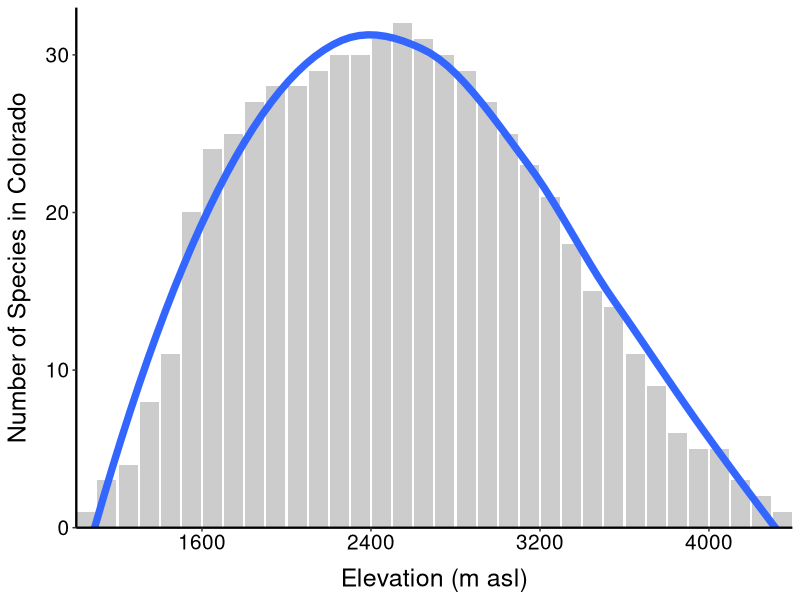
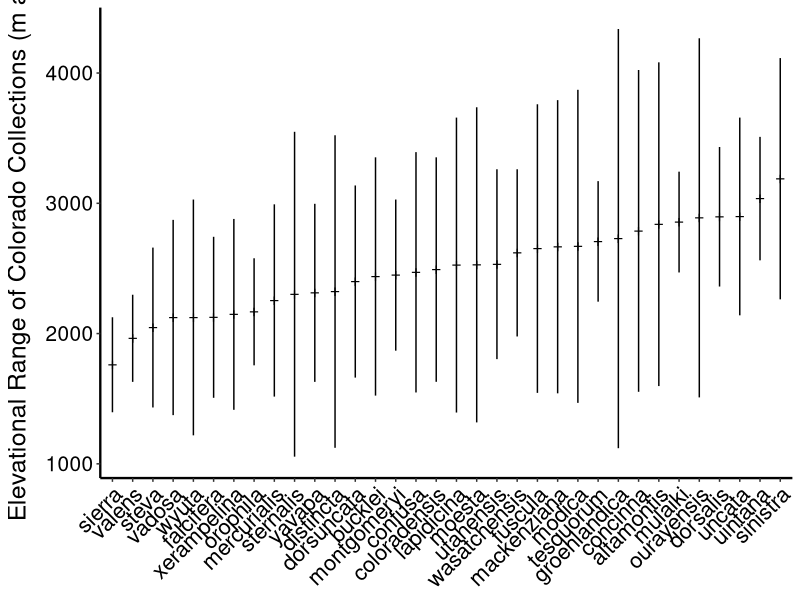
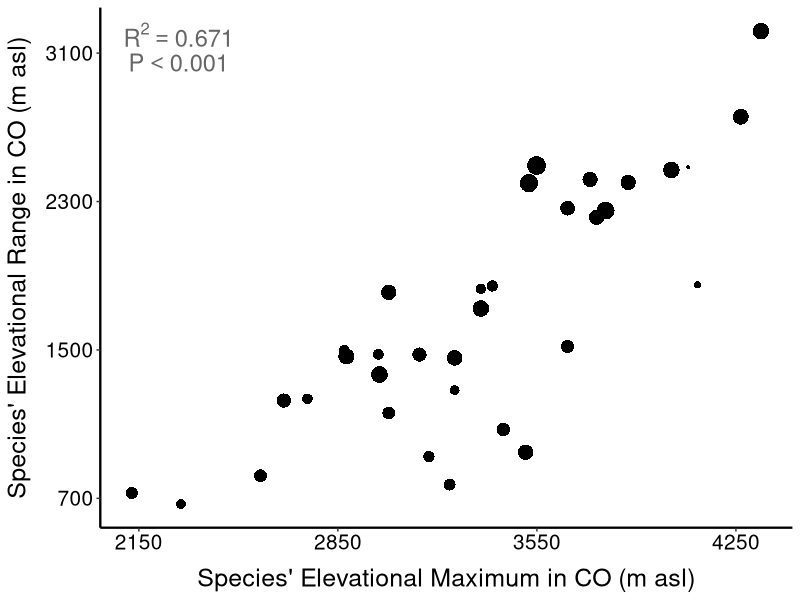
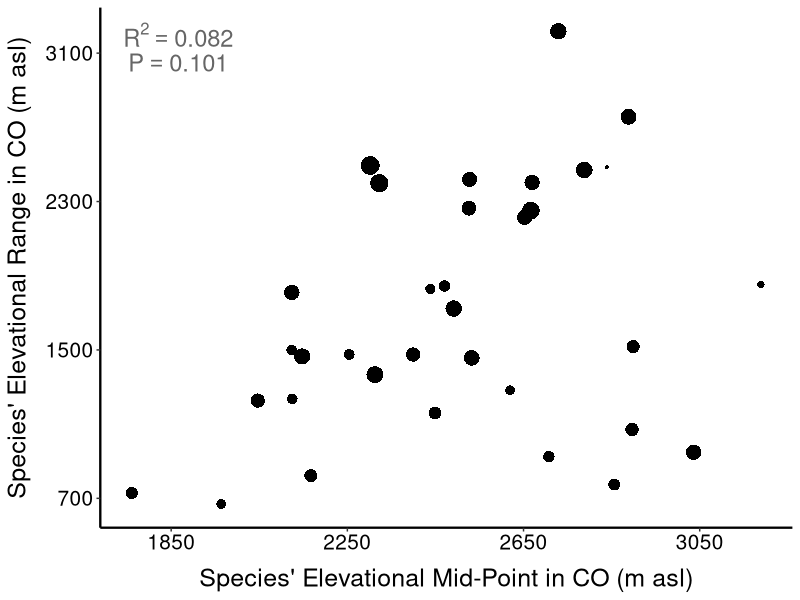
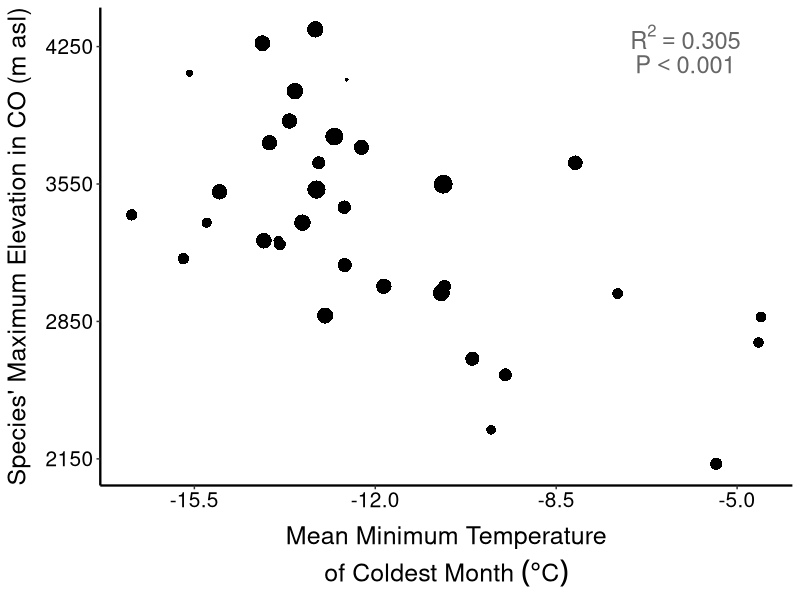
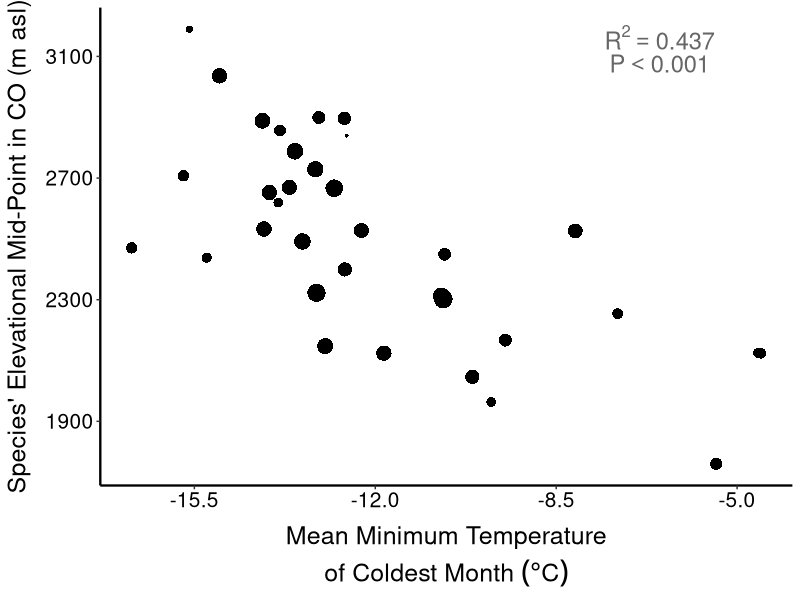
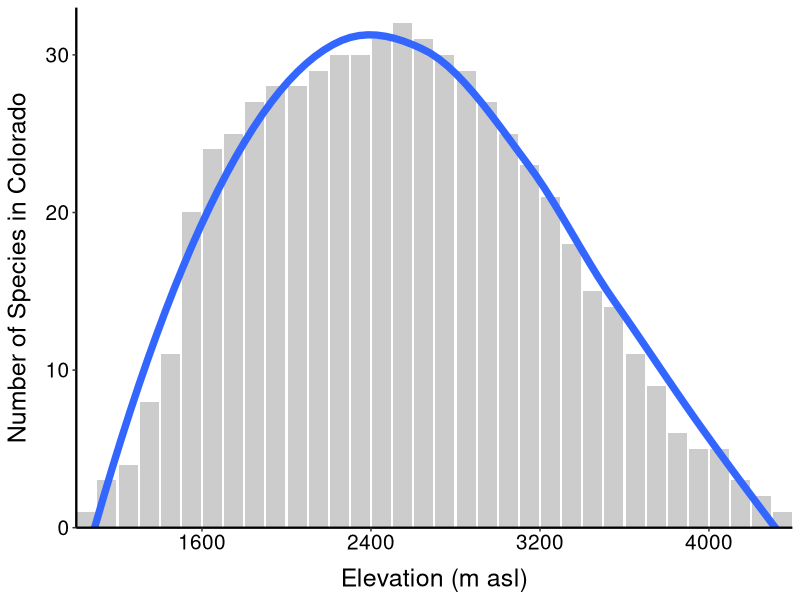
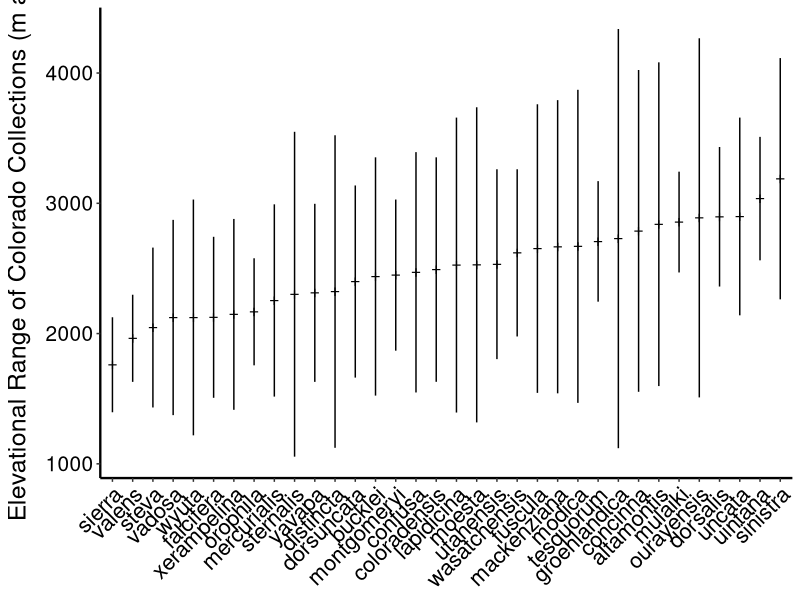

These figures' R source, in order:

sp.dat <- read.csv('cleaned.pards.co.elev.csv')


library(car)
library(MASS)
library(ggplot2)


#### Elevational distributions


mean(sp.dat$co.max.elev) # mean maximum elevation = 3343.765
median(sp.dat$co.max.elev) # medium maximum elevation = 3353
sd(sp.dat$co.max.elev) # standard deviation of maximum elevation = 537.3442
range(sp.dat$co.max.elev) # range of maximum elevations = 2125 4338

mean(sp.dat$co.mid.elev) # mean mid elevation = 2497.662
median(sp.dat$co.mid.elev) # median mid elevation = 2508.75
sd(sp.dat$co.mid.elev) # standard deviation of mid elevation = 331.6238
range(sp.dat$co.mid.elev) # range of mid elevations = 1760.5 3189.0

mean(sp.dat$co.elev.breadth) # mean maximum elevation = 1692.206
median(sp.dat$co.elev.breadth) # medium maximum elevation = 1508.5
sd(sp.dat$co.elev.breadth) # standard deviation of maximum elevation = 656.4158
range(sp.dat$co.elev.breadth) # range of maximum elevations = 669 3218


#### make a graph of # of species collected across elevations in CO. Use 100 m windows 

### first, calculate species richness per 100 m elevational window

##for each 100 m band, does each species occur in it
band.1000.1100 <- ifelse(sp.dat$co.min.elev < 1100 & sp.dat$co.max.elev > 1000, 1, 0)
band.1100.1200 <- ifelse(sp.dat$co.min.elev < 1200 & sp.dat$co.max.elev > 1100, 1, 0)
band.1200.1300 <- ifelse(sp.dat$co.min.elev < 1300 & sp.dat$co.max.elev > 1200, 1, 0)
band.1300.1400 <- ifelse(sp.dat$co.min.elev < 1400 & sp.dat$co.max.elev > 1300, 1, 0)
band.1400.1500 <- ifelse(sp.dat$co.min.elev < 1500 & sp.dat$co.max.elev > 1400, 1, 0)
band.1500.1600 <- ifelse(sp.dat$co.min.elev < 1600 & sp.dat$co.max.elev > 1500, 1, 0)
band.1600.1700 <- ifelse(sp.dat$co.min.elev < 1700 & sp.dat$co.max.elev > 1600, 1, 0)
band.1700.1800 <- ifelse(sp.dat$co.min.elev < 1800 & sp.dat$co.max.elev > 1700, 1, 0)
band.1800.1900 <- ifelse(sp.dat$co.min.elev < 1900 & sp.dat$co.max.elev > 1800, 1, 0)
band.1900.2000 <- ifelse(sp.dat$co.min.elev < 2000 & sp.dat$co.max.elev > 1900, 1, 0)
band.2000.2100 <- ifelse(sp.dat$co.min.elev < 2100 & sp.dat$co.max.elev > 2000, 1, 0)
band.2100.2200 <- ifelse(sp.dat$co.min.elev < 2200 & sp.dat$co.max.elev > 2100, 1, 0)
band.2200.2300 <- ifelse(sp.dat$co.min.elev < 2300 & sp.dat$co.max.elev > 2200, 1, 0)
band.2300.2400 <- ifelse(sp.dat$co.min.elev < 2400 & sp.dat$co.max.elev > 2300, 1, 0)
band.2400.2500 <- ifelse(sp.dat$co.min.elev < 2500 & sp.dat$co.max.elev > 2400, 1, 0)
band.2500.2600 <- ifelse(sp.dat$co.min.elev < 2600 & sp.dat$co.max.elev > 2500, 1, 0)
band.2600.2700 <- ifelse(sp.dat$co.min.elev < 2700 & sp.dat$co.max.elev > 2600, 1, 0)
band.2700.2800 <- ifelse(sp.dat$co.min.elev < 2800 & sp.dat$co.max.elev > 2700, 1, 0)
band.2800.2900 <- ifelse(sp.dat$co.min.elev < 2900 & sp.dat$co.max.elev > 2800, 1, 0)
band.2900.3000 <- ifelse(sp.dat$co.min.elev < 3000 & sp.dat$co.max.elev > 2900, 1, 0)
band.3000.3100 <- ifelse(sp.dat$co.min.elev < 3100 & sp.dat$co.max.elev > 3000, 1, 0)
band.3100.3200 <- ifelse(sp.dat$co.min.elev < 3200 & sp.dat$co.max.elev > 3100, 1, 0)
band.3200.3300 <- ifelse(sp.dat$co.min.elev < 3300 & sp.dat$co.max.elev > 3200, 1, 0)
band.3300.3400 <- ifelse(sp.dat$co.min.elev < 3400 & sp.dat$co.max.elev > 3300, 1, 0)
band.3400.3500 <- ifelse(sp.dat$co.min.elev < 3500 & sp.dat$co.max.elev > 3400, 1, 0)
band.3500.3600 <- ifelse(sp.dat$co.min.elev < 3600 & sp.dat$co.max.elev > 3500, 1, 0)
band.3600.3700 <- ifelse(sp.dat$co.min.elev < 3700 & sp.dat$co.max.elev > 3600, 1, 0)
band.3700.3800 <- ifelse(sp.dat$co.min.elev < 3800 & sp.dat$co.max.elev > 3700, 1, 0)
band.3800.3900 <- ifelse(sp.dat$co.min.elev < 3900 & sp.dat$co.max.elev > 3800, 1, 0)
band.3900.4000 <- ifelse(sp.dat$co.min.elev < 4000 & sp.dat$co.max.elev > 3900, 1, 0)
band.4000.4100 <- ifelse(sp.dat$co.min.elev < 4100 & sp.dat$co.max.elev > 4000, 1, 0)
band.4100.4200 <- ifelse(sp.dat$co.min.elev < 4200 & sp.dat$co.max.elev > 4100, 1, 0)
band.4200.4300 <- ifelse(sp.dat$co.min.elev < 4300 & sp.dat$co.max.elev > 4200, 1, 0)
band.4300.4400 <- ifelse(sp.dat$co.min.elev < 4400 & sp.dat$co.max.elev > 4300, 1, 0)

## make dataframe that combines the presence/absence for each species within the elevational windows
rich.dat <- data.frame(rbind(band.1000.1100,band.1100.1200,band.1200.1300,band.1300.1400,band.1400.1500,band.1500.1600,band.1600.1700,band.1700.1800,band.1800.1900,band.1900.2000,band.2000.2100,band.2100.2200,band.2200.2300,band.2300.2400,band.2400.2500,band.2500.2600,band.2600.2700,band.2700.2800,band.2800.2900,band.2900.3000,band.3000.3100,band.3100.3200,band.3200.3300,band.3300.3400,band.3400.3500,band.3500.3600,band.3600.3700,band.3700.3800,band.3800.3900,band.3900.4000,band.4000.4100,band.4100.4200,band.4200.4300,band.4300.4400))

## sum the rows to calculate species richness within each elevational window
rich.dat$richness <- rowSums(rich.dat)
rich.dat$elev <-seq(1050,4350, by = 100)
head(rich.dat)

## which elevation is species richness highest
rich.dat[which(rich.dat$richness==max(rich.dat$richness)),] # elevational band from 2500 to 2600 has highest spp richness

## make graph. bars for each 100 m elevational window and a smoothed line to show the general trend
pards.rich.plot <- 
ggplot(data = rich.dat, aes(x = elev, y = richness)) + 
geom_bar(stat = 'identity', fill = '#CCCCCC') +
geom_smooth(method = 'loess', fill = 'cornflowerblue', se = FALSE, size = 2.5) +
coord_cartesian(ylim = c(0,33), expand = FALSE) +
scale_x_continuous(breaks = c(1600, 2400, 3200, 4000)) +
labs(x = 'Elevation (m asl)', y = 'Number of Species in Colorado')

bgrd =
theme(axis.text = element_text(color="Black"),
axis.title.x = element_text(face = "plain", size = 18, margin = margin(t = 10)), 
axis.text.x = element_text(size = 15),
axis.title.y = element_text(face = "plain", size = 18, margin = margin(r = 10)), 
axis.text.y = element_text(size = 15),
panel.background = element_rect(fill = "White"),
panel.grid.minor=element_blank(), panel.grid.major=element_blank(),
axis.line.x = element_line(linetype = 'solid', color = 'black', size = 0.8),
axis.line.y = element_line(linetype = 'solid', color = 'black', size = 0.8),
legend.key = element_rect(fill = 'white')) 

pards.rich.fig <- pards.rich.plot + bgrd
pards.rich.fig

png('pards.richness.elev.png', height = 7, width = 6, units = 'in', res = 600)
print(pards.rich.fig)
dev.off()




##### make a graph of species' elevational ranges

binom.vec <- strsplit(sp.dat$binom, split = " ", fixed = FALSE)
binom.mat <- matrix(unlist(binom.vec), ncol = 2, byrow=T)

sp.dat$species <- binom.mat[,2]

## graph 
pards.el.br.plot <- 
ggplot(data = sp.dat, aes(x = reorder(species, co.mid.elev), y = co.mid.elev)) +
geom_errorbar(aes(x = reorder(species, co.mid.elev), ymax = co.max.elev, ymin = co.min.elev), width = 0) +
geom_point(size = 4, shape = '+', aes(x = reorder(species, co.mid.elev))) +
labs(y = 'Elevational Range of Colorado Collections (m asl)') 

bgrd01 =
theme(axis.text = element_text(color="Black"),
axis.title.x = element_blank(), 
axis.text.x = element_text(size = 16, angle = 45, hjust = 1, vjust = 1),
axis.title.y = element_text(face = "plain", size = 18, margin = margin(r = 10)), 
axis.text.y = element_text(size = 15),
panel.background = element_rect(fill = "White"),
panel.grid.minor=element_blank(), panel.grid.major=element_blank(),
axis.line.x = element_line(linetype = 'solid', color = 'black', size = 0.8),
axis.line.y = element_line(linetype = 'solid', color = 'black', size = 0.8),
legend.key = element_rect(fill = 'white')) 

pards.el.br.fig <- pards.el.br.plot + bgrd01
pards.el.br.fig

png('pards.elev.breadth.png', height = 7, width = 8, units = 'in', res = 600)
print(pards.el.br.fig)
dev.off()


### correlation between elevational range and sample size

cor.test(log(sp.dat$co.elev.breadth), log(sp.dat$CO.sample.size))
# data:  log(sp.dat$co.elev.breadth) and log(sp.dat$CO.sample.size)
# t = 2.8625, df = 32, p-value = 0.007355
# alternative hypothesis: true correlation is not equal to 0
# 95 percent confidence interval:
 # 0.1337592 0.6850697
# sample estimates:
      # cor 
# 0.4515022 



##### are species collected in narrow elevational bands?
### if species occupy narrow elevational bands, then we should find no relationship between elevational breadth and max elev or mid elev

## weighted regression for max elevation to decrease influence of points with small sample sizes
mod01 <- lm(co.elev.breadth ~ co.max.elev, data = sp.dat, weights = log(CO.sample.size))
summary(mod01)
# Call:
# lm(formula = co.elev.breadth ~ co.max.elev, data = sp.dat, weights = log(CO.sample.size))

# Weighted Residuals:
     # Min       1Q   Median       3Q      Max 
# -1977.84  -347.47    73.73   388.20  1317.70 

# Coefficients:
              # Estimate Std. Error t value Pr(>|t|)    
# (Intercept) -1808.0201   450.8547  -4.010  0.00034 ***
# co.max.elev     1.0610     0.1314   8.072 3.23e-09 ***
# ---
# Signif. codes:  0 ‘***’ 0.001 ‘**’ 0.01 ‘*’ 0.05 ‘.’ 0.1 ‘ ’ 1

# Residual standard error: 731.8 on 32 degrees of freedom
# Multiple R-squared:  0.6707,	Adjusted R-squared:  0.6604 
# F-statistic: 65.16 on 1 and 32 DF,  p-value: 3.229e-09

##unweighted regression for max elevation
mod01b <- lm(co.elev.breadth ~ co.max.elev, data = sp.dat)
summary(mod01b)

# Call:
# lm(formula = co.elev.breadth ~ co.max.elev, data = sp.dat)

# Residuals:
   # Min     1Q Median     3Q    Max 
# -909.1 -142.4  106.9  228.0  598.2 

# Coefficients:
              # Estimate Std. Error t value Pr(>|t|)    
# (Intercept) -1625.4571   426.4812  -3.811 0.000593 ***
# co.max.elev     0.9922     0.1260   7.876 5.49e-09 ***
# ---
# Signif. codes:  0 ‘***’ 0.001 ‘**’ 0.01 ‘*’ 0.05 ‘.’ 0.1 ‘ ’ 1

# Residual standard error: 388.9 on 32 degrees of freedom
# Multiple R-squared:  0.6597,	Adjusted R-squared:  0.6491 
# F-statistic: 62.03 on 1 and 32 DF,  p-value: 5.494e-09

## weighted regression for mid elevation to decrease influence of points with small sample sizes
mod02 <- lm(co.elev.breadth ~ co.mid.elev, data = sp.dat, weights = log(CO.sample.size))
summary(mod02)

# Call:
# lm(formula = co.elev.breadth ~ co.mid.elev, data = sp.dat, weights = log(CO.sample.size))

# Weighted Residuals:
    # Min      1Q  Median      3Q     Max 
# -2404.3  -908.7  -245.0   783.9  2773.5 

# Coefficients:
            # Estimate Std. Error t value Pr(>|t|)
# (Intercept) 247.6889   921.7955   0.269    0.790
# co.mid.elev   0.6183     0.3665   1.687    0.101

# Residual standard error: 1222 on 32 degrees of freedom
# Multiple R-squared:  0.08168,	Adjusted R-squared:  0.05298 
# F-statistic: 2.846 on 1 and 32 DF,  p-value: 0.1013

## unweighted regression for mid elevation
mod02b <- lm(co.elev.breadth ~ co.mid.elev, data = sp.dat)
summary(mod02b)

# Call:
# lm(formula = co.elev.breadth ~ co.mid.elev, data = sp.dat)

# Residuals:
    # Min      1Q  Median      3Q     Max 
# -1149.7  -473.6   -29.9   527.5  1376.3 

# Coefficients:
            # Estimate Std. Error t value Pr(>|t|)  
# (Intercept)  78.7028   833.1437   0.094   0.9253  
# co.mid.elev   0.6460     0.3308   1.953   0.0596 .
# ---
# Signif. codes:  0 ‘***’ 0.001 ‘**’ 0.01 ‘*’ 0.05 ‘.’ 0.1 ‘ ’ 1

# Residual standard error: 630.1 on 32 degrees of freedom
# Multiple R-squared:  0.1065,	Adjusted R-squared:  0.07859 
# F-statistic: 3.815 on 1 and 32 DF,  p-value: 0.05959


### figure to look at whether species with higher max elevations tend to have wider elevational ranges

pards.max.band.plot <- 
ggplot(data = sp.dat, aes(x = co.max.elev, y = co.elev.breadth)) +
geom_point(shape = 16, aes(size = log(CO.sample.size)), show.legend = FALSE) +
scale_x_continuous(breaks = c(2150, 2850, 3550, 4250)) +
scale_y_continuous(breaks = c(700, 1500, 2300, 3100)) +
annotate(geom = "text", x = 2290, y = 3200, parse = TRUE, label = paste("R^2==0.671"), color = '#666666', size = 6) +
annotate(geom = "text", x = 2290, y = 3050, parse = TRUE, label = paste("P<0.001"), color = '#666666', size = 6) +
labs(x = "Species' Elevational Maximum in CO (m asl)", y = "Species' Elevational Range in CO (m asl)")

bgrd02 =
theme(axis.text = element_text(color="Black"),
axis.title.x = element_text(face = "plain", size = 18, margin = margin(t = 10)), 
axis.text.x = element_text(size = 15),
axis.title.y = element_text(face = "plain", size = 18, margin = margin(r = 10)), 
axis.text.y = element_text(size = 15),
panel.background = element_rect(fill = "White"),
panel.grid.minor=element_blank(), panel.grid.major=element_blank(),
axis.line.x = element_line(linetype = 'solid', color = 'black', size = 0.8),
axis.line.y = element_line(linetype = 'solid', color = 'black', size = 0.8),
legend.key = element_rect(fill = 'white')) 

pards.max.band.fig <- pards.max.band.plot + bgrd02
pards.max.band.fig

png('pards.max.elev.breadth.png', height = 7, width = 7, units = 'in', res = 600)
print(pards.max.band.fig)
dev.off()


### figure to look at whether species with higher elevational mid-points tend to have wider elevational ranges
pards.mid.band.plot <- 
ggplot(data = sp.dat, aes(x = co.mid.elev, y = co.elev.breadth)) +
geom_point(shape = 16, aes(size = log(CO.sample.size)), show.legend = FALSE) +
scale_x_continuous(breaks = c(1850, 2250, 2650, 3050)) +
scale_y_continuous(breaks = c(700, 1500, 2300, 3100)) +
annotate(geom = "text", x = 1866, y = 3200, parse = TRUE, label = paste("R^2==0.082"), color = '#666666', size = 6) + 
annotate(geom = "text", x = 1866, y = 3050, parse = TRUE, label = paste("P==0.101"), color = '#666666', size = 6) + 
labs(x = "Species' Elevational Mid-Point in CO (m asl)", y = "Species' Elevational Range in CO (m asl)")

pards.mid.band.fig <- pards.mid.band.plot + bgrd02
pards.mid.band.fig

png('pards.mid.elev.breadth.png', height = 7, width = 7, units = 'in', res = 600)
print(pards.mid.band.fig)
dev.off()




##### are cold-adapted species most living at higher elevations? are warm-adapted speciees mostly living at lower elevations?

### Are species with higher elevational maxima those that tend to live in colder parts of NA?

## max elevation as a function of min temp of coldest month
max06 <- lm(sp.dat$co.max.elev ~ sp.dat$pam.bio6, data = sp.dat, weights = log(CO.sample.size))
summary(max06)

# Call:
# lm(formula = sp.dat$co.max.elev ~ sp.dat$pam.bio6, data = sp.dat, 
    # weights = log(CO.sample.size))

# Weighted Residuals:
    # Min      1Q  Median      3Q     Max 
# -1270.5  -650.6  -189.9   598.2  1812.2 

# Coefficients:
                # Estimate Std. Error t value Pr(>|t|)    
# (Intercept)     2120.358    347.307   6.105 8.01e-07 ***
# sp.dat$pam.bio6  -10.481      2.794  -3.751 0.000701 ***
# ---
# Signif. codes:  0 ‘***’ 0.001 ‘**’ 0.01 ‘*’ 0.05 ‘.’ 0.1 ‘ ’ 1

# Residual standard error: 820.3 on 32 degrees of freedom
# Multiple R-squared:  0.3054,	Adjusted R-squared:  0.2837 
# F-statistic: 14.07 on 1 and 32 DF,  p-value: 0.0007013


## using mean bio6 across collection locations

max.occ <- lm(sp.dat$co.max.elev ~ sp.dat$occ.bio6, data = sp.dat, weights = log(CO.sample.size))
summary(max.occ)

# Call:
# lm(formula = sp.dat$co.max.elev ~ sp.dat$occ.bio6, data = sp.dat, 
    # weights = log(CO.sample.size))

# Weighted Residuals:
    # Min      1Q  Median      3Q     Max 
# -1486.3  -650.7  -298.6   661.6  1756.0 

# Coefficients:
                # Estimate Std. Error t value Pr(>|t|)   
# (Intercept)     1849.080    558.612   3.310  0.00232 **
# sp.dat$occ.bio6  -10.837      3.881  -2.792  0.00876 **
# ---
# Signif. codes:  0 ‘***’ 0.001 ‘**’ 0.01 ‘*’ 0.05 ‘.’ 0.1 ‘ ’ 1

# Residual standard error: 882.6 on 32 degrees of freedom
# Multiple R-squared:  0.1959,	Adjusted R-squared:  0.1708 
# F-statistic: 7.796 on 1 and 32 DF,  p-value: 0.008762

### anyway you cut it, the answer is absolutely: yes!


# relationship between MAT across species range and the maximum elevation at which it was collected in CO
bio6.max.elev.plot <-
ggplot(data = sp.dat, aes(x = pam.bio6/10, y = co.max.elev)) +
geom_point(shape = 16, aes(size = log(CO.sample.size)), show.legend = FALSE) +
scale_y_continuous(breaks = c(2150, 2850, 3550, 4250)) +
scale_x_continuous(breaks = c(-15.5, -12.0, -8.5, -5.0)) +
annotate(geom = 'text', x = -6, y = 4300, parse = TRUE, label = paste("R^2==0.305"), color = '#666666', size = 6) +
annotate(geom = 'text', x = -6, y = 4160, parse = TRUE, label = paste("P<0.001"), color = '#666666', size = 6) +
xlab(label = expression(atop('Mean Minimum Temperature', paste('of Coldest Month '(degree*C))))) + 
ylab(label = "Species' Maximum Elevation in CO (m asl)")

bio6.max.elev.fig <- bio6.max.elev.plot + bgrd02
bio6.max.elev.fig

png('BIO6.max.elev.png', width = 7, height = 7, units = 'in', res = 600)
print(bio6.max.elev.fig)
dev.off()



### Are species with higher elevational midpoints those that tend to live in colder parts of NA?


mid06 <- lm(sp.dat$co.mid.elev ~ sp.dat$pam.bio6, data = sp.dat, weights = log(CO.sample.size))
summary(mid06)

# Call:
# lm(formula = sp.dat$co.mid.elev ~ sp.dat$pam.bio6, data = sp.dat, 
    # weights = log(CO.sample.size))

# Weighted Residuals:
    # Min      1Q  Median      3Q     Max 
# -872.28 -247.35   33.59  359.15  662.83 

# Coefficients:
                # Estimate Std. Error t value Pr(>|t|)    
# (Intercept)     1585.841    187.312   8.466 1.13e-09 ***
# sp.dat$pam.bio6   -7.505      1.507  -4.980 2.11e-05 ***
# ---
# Signif. codes:  0 ‘***’ 0.001 ‘**’ 0.01 ‘*’ 0.05 ‘.’ 0.1 ‘ ’ 1

# Residual standard error: 442.4 on 32 degrees of freedom
# Multiple R-squared:  0.4366,	Adjusted R-squared:  0.419 
# F-statistic:  24.8 on 1 and 32 DF,  p-value: 2.105e-05


mid.occ <- lm(sp.dat$co.mid.elev ~ sp.dat$occ.bio6, data = sp.dat, weights = log(CO.sample.size))
summary(mid.occ)

# Call:
# lm(formula = sp.dat$co.mid.elev ~ sp.dat$occ.bio6, data = sp.dat, 
    # weights = log(CO.sample.size))

# Weighted Residuals:
    # Min      1Q  Median      3Q     Max 
# -643.90 -302.98  -44.57  219.76  822.00 

# Coefficients:
                # Estimate Std. Error t value Pr(>|t|)    
# (Intercept)      995.371    259.299   3.839  0.00055 ***
# sp.dat$occ.bio6  -10.542      1.802  -5.851 1.67e-06 ***
# ---
# Signif. codes:  0 ‘***’ 0.001 ‘**’ 0.01 ‘*’ 0.05 ‘.’ 0.1 ‘ ’ 1

# Residual standard error: 409.7 on 32 degrees of freedom
# Multiple R-squared:  0.5169,	Adjusted R-squared:  0.5018 
# F-statistic: 34.24 on 1 and 32 DF,  p-value: 1.67e-06



# also yes!


bio6.mid.elev.plot <-
ggplot(data = sp.dat, aes(x = pam.bio6/10, y = co.mid.elev)) +
geom_point(shape = 16, aes(size = log(CO.sample.size)), show.legend = FALSE) +
scale_y_continuous(breaks = c(1900, 2300, 2700, 3100)) +
scale_x_continuous(breaks = c(-15.5, -12.0, -8.5, -5.0)) +
annotate(geom = 'text', x = -6.5, y = 3163, parse = TRUE, label = paste("R^2==0.437"), color = '#666666', size = 6) +
annotate(geom = 'text', x = -6.5, y = 3077, parse = TRUE, label = paste("P<0.001"), color = '#666666', size = 6) +
xlab(label = expression(atop('Mean Minimum Temperature', paste('of Coldest Month '(degree*C))))) + 
ylab(label = "Species' Elevational Mid-Point in CO (m asl)")

bio6.mid.elev.fig <- bio6.mid.elev.plot + bgrd02
bio6.mid.elev.fig

png('BIO6.mid.elev.png', width = 7, height = 7, units = 'in', res = 600)
print(bio6.mid.elev.fig)
dev.off()



#### very high elevation spp - live higher than 4000
sp.dat[which(sp.dat$co.max.elev > 4000), c('binom','co.elev.breadth')]

# how many of these species have elevational breadths that are >1 sd larger than the average elevational breadth?
sp.dat$sd1.breadth <- ifelse(sp.dat$co.elev.breadth >= 2348.63, 'y', 'n')

sp.dat[which(sp.dat$co.max.elev > 4000),]


### very high elevation spp - live above treeline (~3350)
length(sp.dat[which(sp.dat$co.max.elev > 3350),]) # 16 species above treeline
sp.dat[which(sp.dat$co.max.elev > 3350), c('binom', 'co.elev.breadth', 'sd1.breadth')] # 7 species





### Are cold-adapted species restricted to higher elevations? look at max range-wide temp and elevational minima 
cor.test(sp.dat$co.min.elev, sp.dat$pam.bio1)  # r = -0.4393293, 95%CIs = -0.6769266 -0.1188156, t = -2.7665, df = 32, p-value = 0.009334
cor.test(sp.dat$co.min.elev, sp.dat$pam.bio5)  # r = -0.4857625, 95%CIs = -0.7076790 -0.1766079, t = -3.1437, df = 32, p-value = 0.003587
cor.test(sp.dat$co.min.elev, sp.dat$pam.bio10) # r = -0.4965881, 95%CIs = -0.7147299 -0.1903953, t = t = -3.2364, df = 32, p-value = 0.002815


# using temp as BIO1 (MAT), and BIO11 (mean temp of coldest quarter)

max1 <- lm(co.max.elev ~ pam.bio1, data = sp.dat, weights = log(CO.sample.size))
summary(max1)

# Call:
# lm(formula = co.max.elev ~ pam.bio1, data = sp.dat, weights = log(CO.sample.size))

# Weighted Residuals:
    # Min      1Q  Median      3Q     Max 
# -1297.7  -672.3  -196.2   491.3  1763.6 

# Coefficients:
            # Estimate Std. Error t value Pr(>|t|)    
# (Intercept) 4072.332    207.721  19.605  < 2e-16 ***
# pam.bio1     -10.793      3.069  -3.517  0.00133 ** 
# ---
# Signif. codes:  0 ‘***’ 0.001 ‘**’ 0.01 ‘*’ 0.05 ‘.’ 0.1 ‘ ’ 1

# Residual standard error: 835.9 on 32 degrees of freedom
# Multiple R-squared:  0.2788,	Adjusted R-squared:  0.2563 
# F-statistic: 12.37 on 1 and 32 DF,  p-value: 0.001329

mid1 <- lm(co.mid.elev ~ pam.bio1, data = sp.dat, weights = log(CO.sample.size))
summary(mid1) 

# Call:
# lm(formula = co.mid.elev ~ pam.bio1, data = sp.dat, weights = log(CO.sample.size))

# Weighted Residuals:
    # Min      1Q  Median      3Q     Max 
# -840.34 -298.94   62.56  331.74  642.09 

# Coefficients:
            # Estimate Std. Error t value Pr(>|t|)    
# (Intercept) 3027.466    106.267  28.489  < 2e-16 ***
# pam.bio1      -8.425      1.570  -5.367 6.83e-06 ***
# ---
# Signif. codes:  0 ‘***’ 0.001 ‘**’ 0.01 ‘*’ 0.05 ‘.’ 0.1 ‘ ’ 1

# Residual standard error: 427.6 on 32 degrees of freedom
# Multiple R-squared:  0.4737,	Adjusted R-squared:  0.4573 
# F-statistic:  28.8 on 1 and 32 DF,  p-value: 6.832e-06


max11 <- lm(co.max.elev ~ pam.bio11, data = sp.dat, weights = log(CO.sample.size))
summary(max11)

# Call:
# lm(formula = co.max.elev ~ pam.bio11, data = sp.dat, weights = log(CO.sample.size))

# Weighted Residuals:
    # Min      1Q  Median      3Q     Max 
# -1359.6  -683.7  -135.2   466.6  1724.9 

# Coefficients:
            # Estimate Std. Error t value Pr(>|t|)    
# (Intercept) 2963.318    127.738  23.198  < 2e-16 ***
# pam.bio11    -10.643      2.605  -4.086 0.000275 ***
# ---
# Signif. codes:  0 ‘***’ 0.001 ‘**’ 0.01 ‘*’ 0.05 ‘.’ 0.1 ‘ ’ 1

# Residual standard error: 797.9 on 32 degrees of freedom
# Multiple R-squared:  0.3429,	Adjusted R-squared:  0.3223 
# F-statistic:  16.7 on 1 and 32 DF,  p-value: 0.0002748

mid11 <- lm(co.mid.elev ~ pam.bio11, data = sp.dat, weights = log(CO.sample.size))
summary(mid11) # 

# Call:
# lm(formula = co.mid.elev ~ pam.bio11, data = sp.dat, weights = log(CO.sample.size))

# Weighted Residuals:
    # Min      1Q  Median      3Q     Max 
# -929.11 -296.01  -22.26  356.80  694.30 

# Coefficients:
            # Estimate Std. Error t value Pr(>|t|)    
# (Intercept) 2200.407     69.605  31.613  < 2e-16 ***
# pam.bio11     -7.350      1.419  -5.179 1.18e-05 ***
# ---
# Signif. codes:  0 ‘***’ 0.001 ‘**’ 0.01 ‘*’ 0.05 ‘.’ 0.1 ‘ ’ 1

# Residual standard error: 434.8 on 32 degrees of freedom
# Multiple R-squared:  0.456,	Adjusted R-squared:  0.4389 
# F-statistic: 26.82 on 1 and 32 DF,  p-value: 1.182e-05

